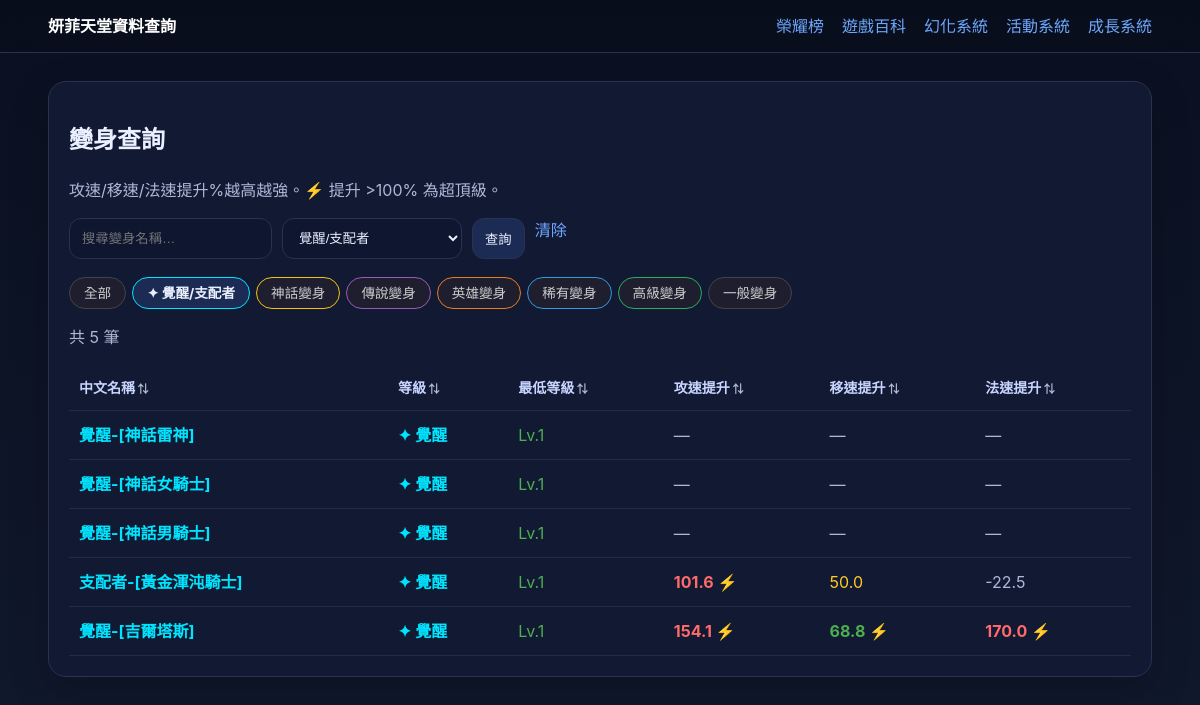
The page /polymorphs?grade=覺醒 on the database as committed earlier.
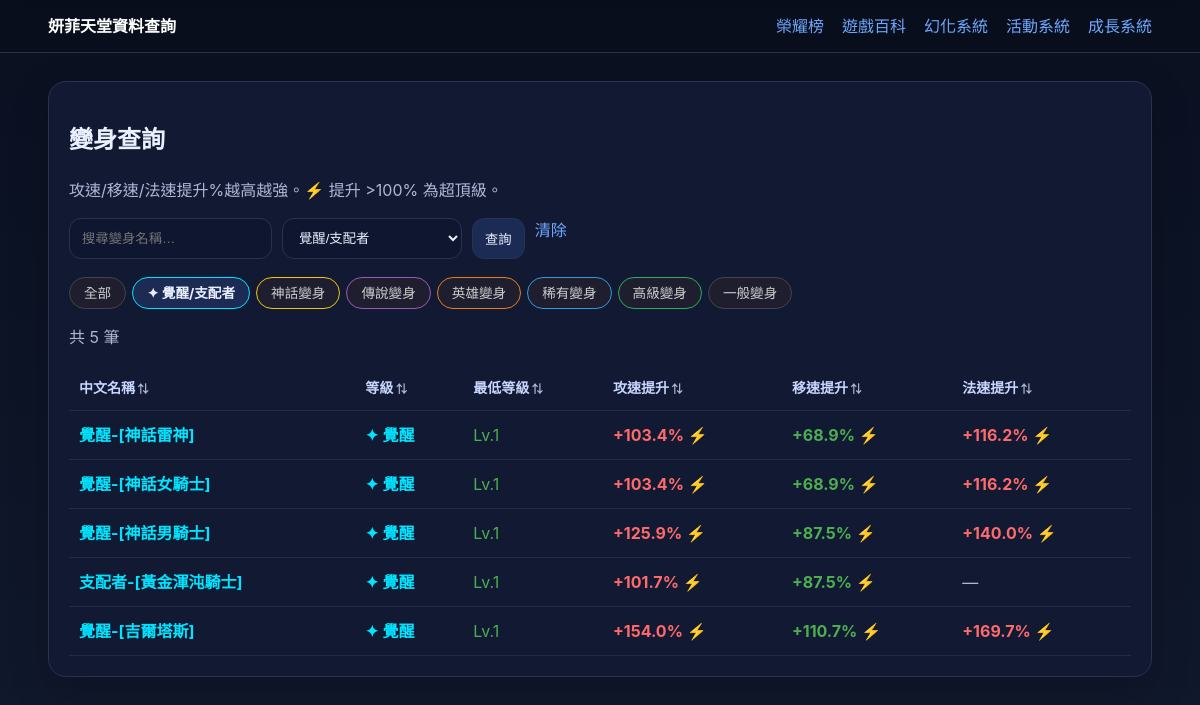
The same page on the database as committed later.
### tables this page shows
CREATE TABLE polymorphs (
    id      INTEGER PRIMARY KEY,
    name    TEXT NOT NULL,
    polyid  INTEGER NOT NULL,
    note    TEXT,
    created_at DATETIME DEFAULT CURRENT_TIMESTAMP
, atkspeed INTEGER DEFAULT NULL, movespeed INTEGER DEFAULT NULL, magic_speed INTEGER DEFAULT NULL, minlevel INTEGER DEFAULT NULL, item_id INTEGER DEFAULT NULL, atk_boost REAL DEFAULT NULL, mov_boost REAL DEFAULT NULL, mag_boost REAL DEFAULT NULL, color TEXT DEFAULT '#ffffff');

### app.py (the view, shortened to what this page needs)
    @app.route("/polymorphs")
    def polymorphs():
        q = request.args.get("q", "").strip()
        grade = request.args.get("grade", "").strip()
        db = get_db()
        POLY_GRADES = [
            ("覺醒", "覺醒/支配者"),
            ("神話", "神話變身"),
            ("傳說", "傳說變身"),
            ("英雄", "英雄變身"),
            ("稀有", "稀有變身"),
            ("高級", "高級變身"),
            ("一般", "一般變身"),
        ]
        sql = """
            SELECT id, name, note, polyid, atkspeed, movespeed, magic_speed, atk_boost, mov_boost, mag_boost, minlevel,
              CASE
                WHEN name LIKE '覺醒-%' OR name LIKE '支配者-%' THEN '覺醒'
                WHEN name LIKE '神話變身%' OR note LIKE '%神話%' THEN '神話'
                WHEN name LIKE '傳說變身%' OR note LIKE '%傳說%' THEN '傳說'
                WHEN name LIKE '英雄變身%' OR note LIKE '%英雄%' THEN '英雄'
                WHEN name LIKE '稀有變身%' OR note LIKE '%稀有%' THEN '稀有'
                WHEN name LIKE '高級變身%' OR note LIKE '%高級%' THEN '高級'
                ELSE '一般'
              END AS grade
            FROM polymorphs
            WHERE note NOT LIKE '%圖鑑%' AND id >= 600000000
        """
        params: list[Any] = []
        if q:
            sql += " AND (name LIKE ? OR note LIKE ?)"
            params.extend([f"%{q}%", f"%{q}%"])
        if grade:
            if grade == "覺醒":
                sql += " AND (name LIKE '覺醒-%' OR name LIKE '支配者-%')"
            elif grade == "神話":
                sql += " AND (name LIKE '神話變身%' OR note LIKE '%神話%') AND name NOT LIKE '覺醒-%'"
            elif grade == "傳說":
                sql += " AND (name LIKE '傳說變身%' OR note LIKE '%傳說%') AND name NOT LIKE '覺醒-%'"
            elif grade == "英雄":
                sql += " AND (name LIKE '英雄變身%' OR note LIKE '%英雄%') AND name NOT LIKE '覺醒-%'"
            elif grade == "稀有":
                sql += " AND (name LIKE '稀有變身%' OR note LIKE '%稀有%') AND name NOT LIKE '覺醒-%'"
            elif grade == "高級":
                sql += " AND (name LIKE '高級變身%' OR note LIKE '%高級%') AND name NOT LIKE '覺醒-%'"
        sql += " ORDER BY id LIMIT 500"
        rows = db.execute(sql, params).fetchall()
        return render_template("polymorphs.html", rows=rows, q=q, grade=grade, poly_grades=POLY_GRADES)

### app.py (called while the page is built)
def get_db() -> sqlite3.Connection:
    if "db" not in g:
        db_path = Path(current_app().config["DATABASE"])
        db_path.parent.mkdir(parents=True, exist_ok=True)
        conn = sqlite3.connect(db_path)
        conn.row_factory = sqlite3.Row
        g.db = conn
    return g.db

def current_app() -> Flask:
    from flask import current_app as flask_current_app
    return flask_current_app

### templates/polymorphs.html (shortened to what this page needs)
{% extends "base.html" %}
{% block content %}
<section class="card">
  <h1>變身查詢</h1>
  <p class="muted">攻速/移速/法速提升%越高越強。⚡ 提升 &gt;100% 為超頂級。</p>
  <form class="filters" method="get" action="{{ url_for('polymorphs') }}">
    <input type="text" name="q" value="{{ q }}" placeholder="搜尋變身名稱…">
    <select name="grade">
      {% for g, label in poly_grades %}
      <option value="{{ g }}" {% if grade == g %}selected{% endif %}>{{ label }}</option>
      {% endfor %}
    </select>
    <button type="submit">查詢</button>
    {% if q or grade %}<a href="{{ url_for('polymorphs') }}">清除</a>{% endif %}
  </form>
  <div class="grade-tabs">
    <a href="{{ url_for('polymorphs') }}" class="tab {% if not grade %}active{% endif %}">全部</a>
    {% for g, label in poly_grades %}
      {% if g == '覺醒' %}
        <a href="{{ url_for('polymorphs', grade=g) }}" class="tab tab-awaken {% if grade == g %}active{% endif %}">✦ {{ label }}</a>
      {% elif g == '神話' %}
        <a href="{{ url_for('polymorphs', grade=g) }}" class="tab tab-myth {% if grade == g %}active{% endif %}">{{ label }}</a>
      {% elif g == '傳說' %}
        <a href="{{ url_for('polymorphs', grade=g) }}" class="tab tab-legend {% if grade == g %}active{% endif %}">{{ label }}</a>
      {% elif g == '英雄' %}
        <a href="{{ url_for('polymorphs', grade=g) }}" class="tab tab-hero {% if grade == g %}active{% endif %}">{{ label }}</a>
      {% elif g == '稀有' %}
        <a href="{{ url_for('polymorphs', grade=g) }}" class="tab tab-rare {% if grade == g %}active{% endif %}">{{ label }}</a>
      {% elif g == '高級' %}
        <a href="{{ url_for('polymorphs', grade=g) }}" class="tab tab-high {% if grade == g %}active{% endif %}">{{ label }}</a>
      {% else %}
        <a href="{{ url_for('polymorphs', grade=g) }}" class="tab tab-normal {% if grade == g %}active{% endif %}">{{ label }}</a>
      {% endif %}
    {% endfor %}
  </div>
  <p class="muted">共 {{ rows|length }} 筆</p>
  <div class="table-wrap">
    <table data-sortable>
      <thead>
        <tr>
          <th>中文名稱</th>
          <th>等級</th>
          <th>最低等級</th>
          <th>攻速提升</th>
          <th>移速提升</th>
          <th>法速提升</th>
        </tr>
      </thead>
      <tbody>
        {% for r in rows %}
        <tr>
          <td>
            {% if r.grade == '覺醒' %}
              <span class="grade-awaken">{{ (r.note or '—') | clean_name }}</span>
            {% else %}
              {{ (r.note or '—') | clean_name }}
            {% endif %}
          </td>
          <td>
            {% if r.grade == '覺醒' %}<span class="grade-awaken">✦ 覺醒</span>
            {% elif r.grade == '神話' %}<span class="grade-myth">神話</span>
            {% elif r.grade == '傳說' %}<span class="grade-legend">傳說</span>
            {% elif r.grade == '英雄' %}<span class="grade-hero">英雄</span>
            {% elif r.grade == '稀有' %}<span class="grade-rare">稀有</span>
            {% elif r.grade == '高級' %}<span class="grade-high">高級</span>
            {% else %}<span class="grade-normal">一般</span>
            {% endif %}
          </td>
          <td>
            {% if r.minlevel and r.minlevel > 1 %}
              <span class="muted">Lv.{{ r.minlevel }}</span>
            {% else %}
              <span style="color:#4caf50">Lv.1</span>
            {% endif %}
          </td>
          <td>
            {% set atk = r.atk_boost|string %}
            {% if atk and atk != '—' and atk != 'None' %}
              {% set atk_val = atk | replace('+','') | replace('%','') | float(0) %}
              {% if atk_val > 100 %}<span style="color:#ff6b6b;font-weight:700">{{ atk }} ⚡</span>
              {% elif atk_val > 50 %}<span style="color:#4caf50;font-weight:700">{{ atk }}</span>
              {% elif atk_val > 20 %}<span style="color:#ffca28">{{ atk }}</span>
              {% else %}<span class="muted">{{ atk }}</span>{% endif %}
            {% else %}<span class="muted">—</span>{% endif %}
          </td>
          <td>
            {% set mov = r.mov_boost|string %}
            {% if mov and mov != '—' and mov != 'None' %}
              {% set mov_val = mov | replace('+','') | replace('%','') | float(0) %}
              {% if mov_val > 50 %}<span style="color:#4caf50;font-weight:700">{{ mov }} ⚡</span>
              {% elif mov_val > 20 %}<span style="color:#ffca28">{{ mov }}</span>
              {% else %}<span class="muted">{{ mov }}</span>{% endif %}
            {% else %}<span class="muted">—</span>{% endif %}
          </td>
          <td>
            {% set mag = r.mag_boost|string %}
            {% if mag and mag != '—' and mag != 'None' %}
              {% set mag_val = mag | replace('+','') | replace('%','') | float(0) %}
              {% if mag_val > 100 %}<span style="color:#ff6b6b;font-weight:700">{{ mag }} ⚡</span>
              {% elif mag_val > 50 %}<span style="color:#4caf50;font-weight:700">{{ mag }}</span>
              {% elif mag_val > 20 %}<span style="color:#ffca28">{{ mag }}</span>
              {% else %}<span class="muted">{{ mag }}</span>{% endif %}
            {% else %}<span class="muted">—</span>{% endif %}
          </td>
        </tr>
        {% else %}
        <tr><td colspan="6">查無資料</td></tr>
        {% endfor %}
      </tbody>
    </table>
  </div>
</section>
{% endblock %}

### templates/base.html (shortened to what this page needs)
<!doctype html>
<html lang="zh-Hant">
<head>
  <link rel="stylesheet" href="{{ url_for('static', filename='style.css') }}">
</head>
<body>
  <header class="topbar">
    <div class="container topbar-inner">
      <a class="brand" href="{{ url_for('home') }}">妍菲天堂資料查詢</a>
      <nav class="nav">
        <div class="dropdown">
          <span class="dropdown-toggle">榮耀榜</span>
        </div>
        <div class="dropdown">
          <span class="dropdown-toggle">遊戲百科</span>
        </div>
        <div class="dropdown">
          <span class="dropdown-toggle">幻化系統</span>
        </div>
        <div class="dropdown">
          <span class="dropdown-toggle">活動系統</span>
        </div>
        <div class="dropdown">
          <span class="dropdown-toggle">成長系統</span>
        </div>
      </nav>
    </div>
  </header>
  <main class="container page">
    {% block content %}{% endblock %}
  </main>
</body>
</html>

### static/style.css (style rules this page uses)
:root { --bg:#0b1020;--card:#121933;--line:#293252;--text:#eaf0ff;--muted:#aeb8d6;--accent:#6ea8fe }
* { box-sizing:border-box }
body { margin:0;background:linear-gradient(180deg,#0a1020,#10182c);color:var(--text);font:16px/1.5 -apple-system,BlinkMacSystemFont,Segoe UI,Roboto,PingFang TC,Noto Sans TC,sans-serif }
a { color:var(--accent);text-decoration:none }
.container { width:min(1120px,92vw);margin:0 auto }
.topbar { position:sticky;top:0;background:rgba(9,14,28,.88);backdrop-filter:blur(10px);border-bottom:1px solid var(--line) }
.topbar-inner { display:flex;justify-content:space-between;align-items:center;padding:14px 0 }
.brand { font-weight:800;color:#fff }
.nav { display:flex;gap:18px }
.page { padding:28px 0 40px }
.card { background:var(--card);border:1px solid var(--line);border-radius:18px;padding:20px;margin-bottom:18px;box-shadow:0 14px 40px rgba(0,0,0,.18) }
.muted { color:var(--muted) }
.filters { display:flex;flex-wrap:wrap;gap:10px;margin:14px 0 18px }
.filters input,.filters select,.filters button { background:#0f1630;border:1px solid var(--line);color:var(--text);padding:10px 12px;border-radius:12px }
.filters input,.filters select { min-width:180px }
.filters button { cursor:pointer;background:#1c2b54 }
.table-wrap { overflow:auto }
table { width:100%;border-collapse:collapse;min-width:720px }
th,td { padding:12px 10px;border-bottom:1px solid rgba(255,255,255,.08);text-align:left;vertical-align:top }
th { color:#c8d5ff;font-size:14px }
th[data-sort] { cursor:pointer;user-select:none;white-space:nowrap }
th[data-sort]::after { content:' ⇅';color:var(--muted);font-size:11px }
.grade-tabs { display:flex;flex-wrap:wrap;gap:8px;margin:14px 0 }
.grade-tabs .tab { padding:6px 16px;border-radius:20px;background:#0f1630;border:1px solid var(--line);color:var(--muted);font-size:14px }
.grade-tabs .tab.active,.grade-tabs .tab:hover { background:#1c2b54;color:var(--text);border-color:var(--accent) }
.dropdown { position:relative }
.dropdown-toggle { cursor:pointer;color:var(--accent);padding:4px 0 }

### templates/polymorphs.html (style rules this page uses)
.grade-tabs { display:flex; flex-wrap:wrap; gap:6px; margin-bottom:12px; }
.grade-tabs .tab { padding:5px 14px; border-radius:20px; font-size:.85rem; text-decoration:none; border:1px solid #444; color:#ccc; background:#1e1e2e; }
.grade-tabs .tab.active { font-weight:700; border-color:currentColor; }
.tab-awaken { color:#00e5ff; border-color:#00e5ff !important; }
.tab-awaken.active { background:#00e5ff22; }
.tab-myth { color:#f1c40f; border-color:#f1c40f !important; }
.tab-legend { color:#9b59b6; border-color:#9b59b6 !important; }
.tab-hero { color:#e67e22; border-color:#e67e22 !important; }
.tab-rare { color:#3498db; border-color:#3498db !important; }
.tab-high { color:#27ae60; border-color:#27ae60 !important; }
.tab-normal { color:#bbb; }
.grade-awaken { color:#00e5ff; font-weight:700; }

Rows that differ between the two databases and show on the page:
changed polymorphs "覺醒-[神話雷神]": atk_boost (not shown) → "+103.4%"; mov_boost (not shown) → "+68.9%"; mag_boost (not shown) → "+116.2%"; no longer shows "— — —"
changed polymorphs "覺醒-[神話女騎士]": atk_boost (not shown) → "+103.4%"; mov_boost (not shown) → "+68.9%"; mag_boost (not shown) → "+116.2%"; no longer shows "— — —"
changed polymorphs "覺醒-[神話男騎士]": atk_boost (not shown) → "+125.9%"; mov_boost (not shown) → "+87.5%"; mag_boost (not shown) → "+140.0%"; no longer shows "— — —"
changed polymorphs "支配者-[黃金渾沌騎士]": atk_boost "101.6" → "+101.7%"; mov_boost "50.0" → "+87.5%"; mag_boost "-22.5" → (not shown)
changed polymorphs "覺醒-[吉爾塔斯]": atk_boost "154.1" → "+154.0%"; mov_boost "68.8" → "+110.7%"; mag_boost "170.0" → "+169.7%"
